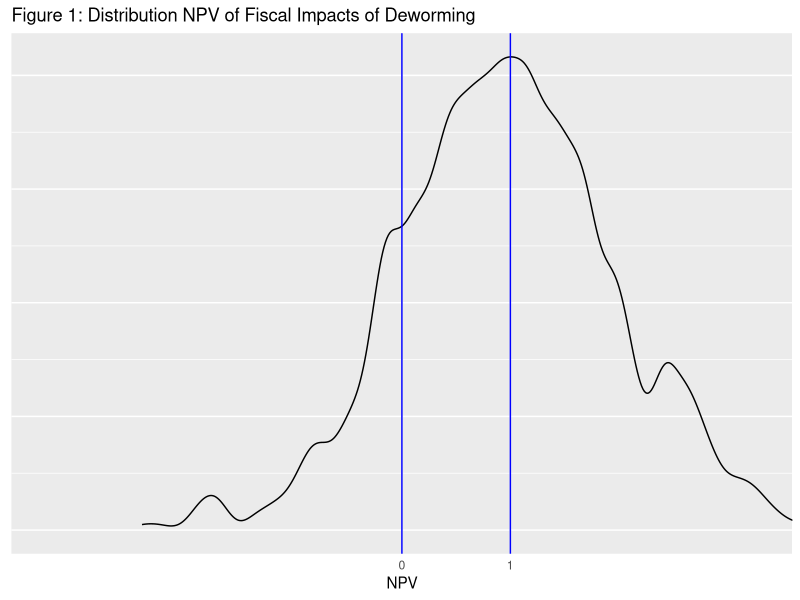

The R source for this figure:
## ---- chunk 1
knitr::opts_chunk$set(echo = TRUE)
## ---- chunk 2
## Data 
gov_bonds <- 	0.1185	      #Kenyan interest on sovereign debt - Central Bank of Kenya
inflation <-  0.02          #Kenyan inflation rate - World Bank Development Indicators
wage_ag_val <- 	11.84	      #Mean hourly wage rate (KSH) - Suri 2011 
wage_ww_val <- 	14.5850933  #Control group hourly wage, ww (cond >=10 hrs per week) - Table 4, Panel B
profits_se_val <- 1766      #Control group monthly self-employed profits - Table 4, Panel A
hours_se_cond_val <- 38.1   #Control group weekly self-employed hours, conditional on hrs >0 - Table D13, Panel D
hours_ag_val <- 8.3         #Control group hrs per week, agriculture - Table 4, Panel D
hours_ww_val <- 6.9         #Control group hrs per week, working for wages - Table 4, Panel B
hours_se_val <- 3.3         #Control group hrs per week, self-employment - Table 4, Panel A
ex_rate_val <- 85           #Exchange Rate - Central Bank of Kenya 
growth_rate_val <- 1.52/100 #Per-capita GDP growth, 2002-2011 (accessed 1/29/13) -	World Bank - see notes
coverage_val  <- 0.681333333#Fraction of treated primary school students within 6 km - from W@W - see note
saturation_val <-  0.511    #Overall Saturation - not reported in table, average of T & C
full_saturation_val <- 0.75
tax_val <- 0.16575          #ADD INFO
#Deworming Cost per person per year (KSH)	43.66	Deworm the World

## Guess work
periods_val <- 50           #Total number of periods to forecast wages
time_to_jm_val <- 10        #Time from intial period until individual join the labor force
coef_exp_val <- c(0, 0)     #Years of experience coefficients (1-linear, 2-cuadratic)	- see notes 

## Research
lambda1s_vals <- c(3.49, 0) #Hrs per week increase for men and women
lambda2_val <- 10.2        #Externality effect (proportional) - Table 3, Panel B

#Notes: 
# on growth_rate_val: (http://data.worldbank.org/indicator/NY.GDP.PCAP.KD/), see calculation on "Kenya GDP per capita" tab. In W@W this equals 1.52%. ISSUE: This growth number should be updated to be 2002-2014, I think.
# on coef_exp_val: 1998/1999 Kenyan labor force survey; regression of earnings on age, age^2, female dummy, indicators for attained primary/secondary/beyond, and province dummies. Estimate used in W@W: (0.1019575, -0.0010413). ISSUE: For now assume no further life cycle adjustment beyond KLPS-3 (likely a conservative assumption).
# coverage_val: Overall Saturation (0.511) / 0.75 - not reported in table, average of T & C
## ---- chunk 3
set.seed(1234)
library(tidyverse)

ggplot() +
  geom_density(aes(x = rnorm(1000, mean = 1),
                   alpha = 1/2), bw=.11, kernel = "gau") +
  geom_vline(xintercept = c(0, 1), col="blue") +
  coord_cartesian(xlim = c(-3,3)) +
  scale_x_discrete(limits = c(0,1))  +   
  guides(alpha = "none", colour="none") +
  labs(y = NULL,
       x = "NPV" ,
       title = "Figure 1: Distribution NPV of Fiscal Impacts of Deworming")+
  theme(axis.ticks = element_blank(), axis.text.y = element_blank())
## ---- chunk 4

# Gamma is used to index gender. 
npv <- function(n_male=1, n_female=1, 
                interest_r=interst_r_val, 
                wage=wage_t_val, 
                lambda1_male=lambda1s_vals[1],
                lambda1_female=lambda1s_vals[2], 
                tax=tax_val, 
                saturation=saturation_val, 
                coverage=coverage_val, 
                cost_of_schooling=1, 
                delta_ed_male=1, 
                delta_ed_female=1, 
                lambda2_male=1, 
                lambda2_female=1, 
                s1=1, q1=1, s2=1, q2=1, 
                periods=periods_val) {
  ns <- c(n_male, n_female)
  lambda1s <- c(lambda1_male, lambda1_female)
  lambda2s <- c(lambda2_male, lambda2_female)
  index_t <- 0:periods
  delta_ed_s <- c(delta_ed_male, delta_ed_female)
  
  res1 <- sum( ns * (
          tax * sum( ( 1 / (1 + interest_r) )^index_t * wage * 
                     ( lambda1s + saturation * lambda2s / coverage ) ) - 
          cost_of_schooling * sum( ( 1 / (1 + interest_r) )^index_t * 
                                    delta_ed_s )
          )
          ) - (s2 * q2  - s1 * q1) 
  return(res1)  
}
## ---- chunk 5
interst_r_val <- gov_bonds - inflation
## ---- chunk 6
lambda1_val <- 0.5 * lambda1s_vals[1] + 0.5 *lambda1s_vals[2]
lambda2s_vals <- rep(lambda2_val, 2)
## ---- chunk 7
#R
coverage_val <-  saturation_val / full_saturation_val
#p
saturation_val <- full_saturation_val * coverage_val
